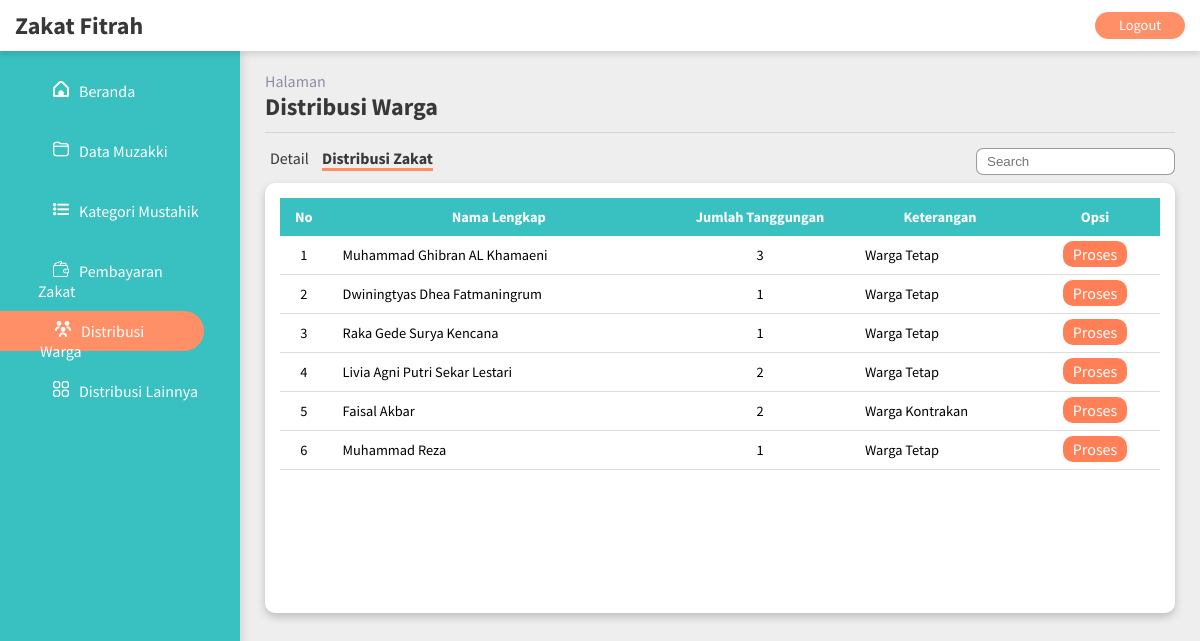
The app's page /pages/distribusi_warga/tabel_distribusi_warga.php with its own data.
### tables this page shows
CREATE TABLE `distribusi_zakat` (
  `id_distribusi` int(5) NOT NULL,
  `nama_muzakki` varchar(100) DEFAULT NULL,
  `jumlah_tanggungan` int(10) DEFAULT NULL,
  `keterangan` varchar(25) DEFAULT NULL
);

### pages/distribusi_warga/tabel_distribusi_warga.php (the view, shortened to what this page needs)
<?php
include ('../../function.php');
?>
<!DOCTYPE html>
<html lang="id">
<head>
    <link rel="stylesheet" href="../../style/style.css">
    <link rel="stylesheet" href="../../assets/fontawesome/css/all.css">
</head>
<body>
<header>
    <div class="header-wrapper">
        <h2>Zakat Fitrah</h2>
        <a class="btn btn-danger" href="../../logout.php">Logout</a>
    </div>
</header>
<main>
    <div class="flex-container">
        <div class="sidemenu">
            <div class="menu">
                <a href="../../index.php"><img src="../../assets/img/home.png" class="menu-icon">Beranda</a>
            </div>
            <div class="menu">
                <a href="../muzakki/muzakki_page.php"><img src="../../assets/img/folder.png" class="menu-icon">Data Muzakki</a>
            </div>
            <div class="menu">
                <a href="../mustahik/mustahik_page.php"><img src="../../assets/img/list.png" class="menu-icon">Kategori Mustahik</a>
            </div>
            <div class="menu">
                <a href="../bayar_zakat/bayar_zakat_pages.php"><img src="../../assets/img/wallet.png" class="menu-icon">Pembayaran Zakat</a>
            </div>
            <div class="menu-active">
                <a href="distribusi_warga_page.php"><img src="../../assets/img/peoples.png" class="menu-icon">Distribusi Warga</a>
            </div>
            <div class="menu">
                <a href="../distribusi_lainnya/distribusi_lainnya_page.php"><img src="../../assets/img/menu.png" class="menu-icon">Distribusi Lainnya</a>
            </div>
        </div>
        <div class="content-area">
            <div class="page-title">
                <p>Halaman</p>
                <h2>Distribusi Warga</h2>
            </div>
            <div class="table-card">
                <a href="distribusi_warga_page.php" class="tb-menu">Detail</a>
                <a href="tabel_distribusi_warga.php" class="tb-menu-active">Distribusi Zakat</a>
                <form method="get" action="" class="search">
                    <input class="search-form" type="text" name="search" placeholder="Search">
                </form>
                <div class="table-card-2">
                    <div class="table-container">
                        <table class="content-table">
                            <thead>
                            <tr align="center">
                                <th style="width: 20px">No</th>
                                <th>Nama Lengkap</th>
                                <th>Jumlah Tanggungan</th>
                                <th>Keterangan</th>
                                <th>Opsi</th>
                            </tr>
                            </thead>
                            <tbody>
                            <?php
                            $no = 1;
                            $sql = $koneksi->query("select * from distribusi_zakat");
                            while ($data = $sql->fetch_assoc()) {
                                ?>
                                <tr>
                                    <td align="center" style="width: 20px"><?php echo $no++;?></td>
                                    <td><?php echo $data['nama_muzakki'];?></td>
                                    <td style="width: 180px" align="center"><?php echo $data['jumlah_tanggungan'];?></td>
                                    <td style="width: 180px;"><?php echo $data['keterangan'];?></td>
                                    <td style="width: 130px;" align="center">
                                        <a href='form_distribusi_warga.php?id_distribusi=<?php echo $data['id_distribusi'] ?>' class="btn-pay">Proses</a>
                                    </td>
                                </tr>
                            <?php } ?>
                            </tbody>
                        </table>
                    </div>
                </div>
            </div>
        </div>
    </div>
</main>
</body>
</html>

### style/style.css (style rules this page uses)
* { box-sizing: border-box; text-decoration: none; list-style-type: none; margin: 0; padding: 0; }
body { font-family: 'Source Sans Pro', sans-serif; background: #EEEEEE; }
header { position: sticky; top: 0; }
.header-wrapper { display: flex; justify-content: space-between; align-items: center; background-color: #ffffff; box-shadow: 0 4px 5px 0 rgba(0, 0, 0, 0.1); padding: 10px 15px; position: sticky; top: 0; }
.header-wrapper h2 { color: #383838; cursor: pointer; }
.btn { width: 90px; border-radius: 25px; padding: 10px; }
.btn-danger { color: #fff; background-color: #ff8f66; text-align: center; font-size: 0.9em; line-height: 0.5; }
.btn-pay { padding: 3px 10px; width: 100px; border-radius: 10px; color: #fff !important; background-color: #ff8056; text-align: center; font-size: 0.9em; line-height: 0; }
.flex-container { display: flex; height: 91.8vh; }
.sidemenu { width: 20%; height: 100%; box-shadow: 3px 0px 8px 0 rgba(0, 0, 0, 0.1); background-color: rgb(57, 192, 192); }
.menu { margin: 20px auto; width: 85%; height: 40px; padding: 10px 20px 5px 20px; }
.menu a { display: block; color: #ffffff; }
.menu-active { margin: 20px auto 20px 0; width: 85%; height: 40px; border-radius: 0 50px 50px 0; padding: 10px 20px 5px 40px; background-color: #ff8f66; }
.menu-active a { display: block; color: #ffffff; }
.menu-icon { margin: 0 10px 0 15px; }
.content-area { width: 80%; overflow: auto; padding: 0 25px 20px 25px; }
.page-title { width: 100%; border-bottom: 1px solid rgba(56, 56, 56, 0.15); }
.page-title p { margin-top: 20px; color: #8D8DAA; }
.page-title h2 { color: #383838; margin-bottom: 10px; }
.table-card { padding-top: 15px; }
.table-card a { color: #383838; font-size: 16px; margin: 0 5px; }
.tb-menu-active { font-weight: bold; border-bottom: 3px solid #ff8f66; }
.table-card-2 { width: 100%; height: 430px; background-color: #ffffff; border-radius: 10px; box-shadow: 0 4px 8px 0 rgba(0, 0, 0, 0.2); padding: 15px; margin-top: 15px; }
.table-container { width: 100%; height: 400px; padding: 0; overflow: auto; }
.content-table { border-collapse: collapse; margin: 0; font-size: 0.9em; width: 100%; }
.content-table thead { position: sticky; top: 0; }
.content-table thead tr { background-color: rgb(57, 192, 192); color: #ffffff; }
.content-table th, .content-table td { padding: 10px 15px; }
.content-table tbody tr td { border-bottom: 1px solid #ddd; }
.search { display: inline; float: right; }
.search-form { padding: 5px 10px; border-radius: 7px; border: 1px solid rgba(56, 56, 56, 0.5); }

### records on screen
distribusi_zakat: nama_muzakki "Muhammad Ghibran AL Khamaeni", jumlah_tanggungan "3", keterangan "Warga Tetap"
distribusi_zakat: nama_muzakki "Dwiningtyas Dhea Fatmaningrum", jumlah_tanggungan "1", keterangan "Warga Tetap"
distribusi_zakat: nama_muzakki "Raka Gede Surya Kencana", jumlah_tanggungan "1", keterangan "Warga Tetap"
distribusi_zakat: nama_muzakki "Livia Agni Putri Sekar Lestari", jumlah_tanggungan "2", keterangan "Warga Tetap"
distribusi_zakat: nama_muzakki "Faisal Akbar", jumlah_tanggungan "2", keterangan "Warga Kontrakan"
distribusi_zakat: nama_muzakki "Muhammad Reza", jumlah_tanggungan "1", keterangan "Warga Tetap"
